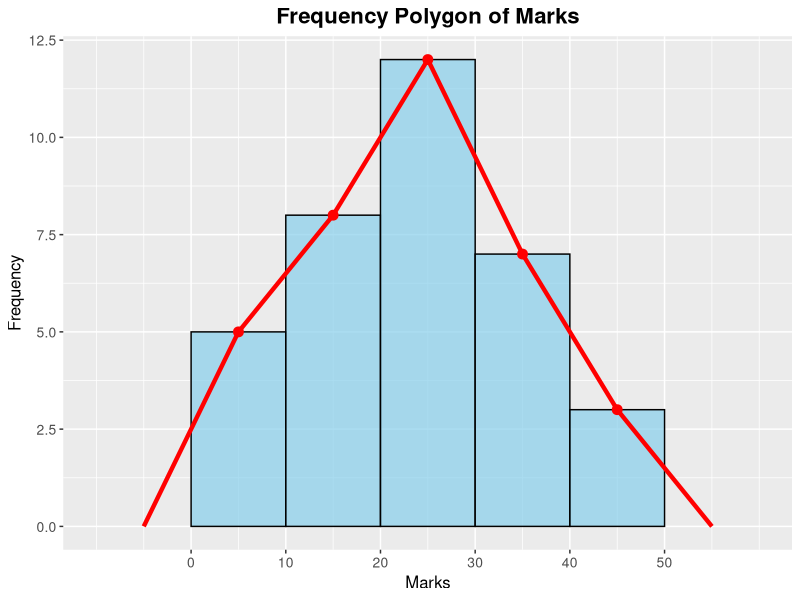
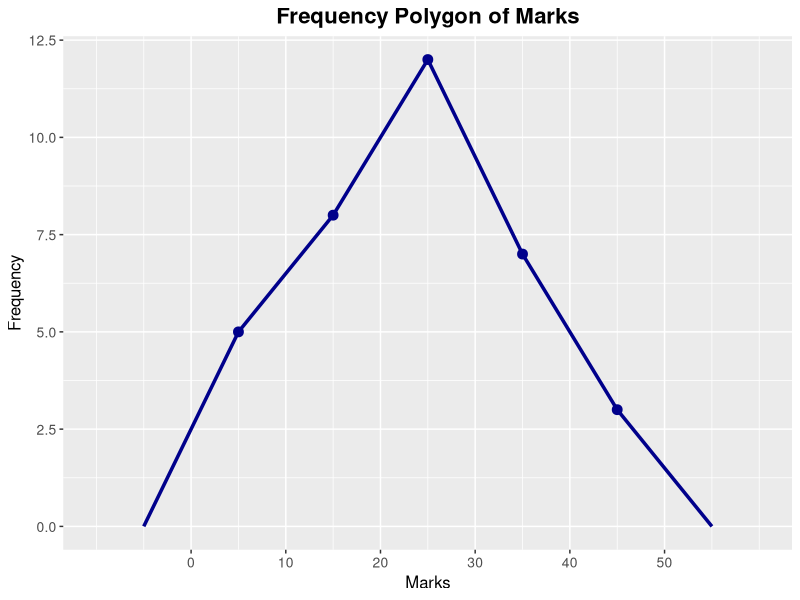
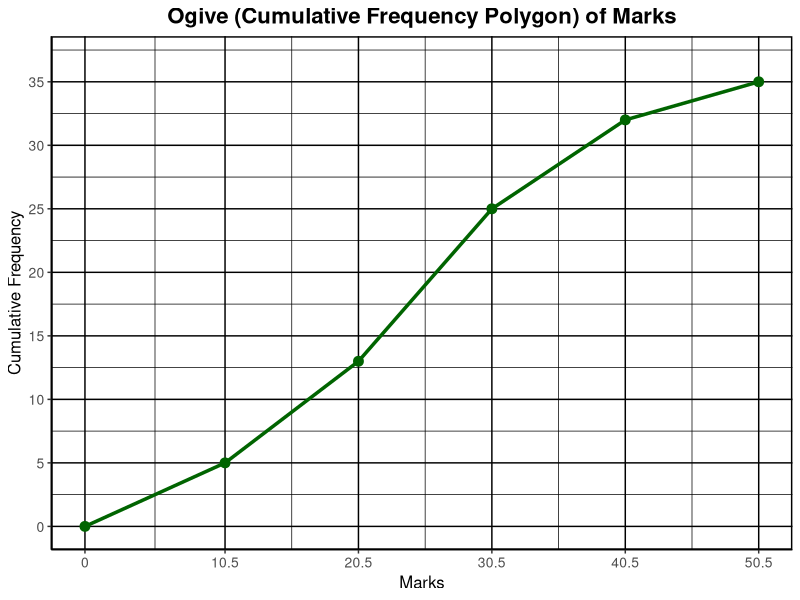

Write R code to recreate these figures, in order.
## ---- chunk 1
library(ggplot2)
library(dplyr)

# 1. Define the data (using the "Marks" data from earlier)
# We need to create a dataset of individual observations to correctly build the histogram.
# Let's assume the midpoints of the intervals for generating the data.
# Alternatively, we can manually create data points that fall into these bins.

# Option 1: Manually create data points based on frequencies
# This is a bit more robust for exact reproduction of the frequency table
marks_data_raw <- c(
  rep(5, 5),    # 5 observations in 0-10 range (using midpoint 5)
  rep(15, 8),   # 8 observations in 11-20 range (using midpoint 15)
  rep(25, 12),  # 12 observations in 21-30 range (using midpoint 25)
  rep(35, 7),   # 7 observations in 31-40 range (using midpoint 35)
  rep(45, 3)    # 3 observations in 41-50 range (using midpoint 45)
)

# Create a data frame
df_marks <- data.frame(Marks = marks_data_raw)

# Define the breaks for the histogram and frequency polygon
# These should align with your intervals' boundaries.
# For intervals like 0-10, 11-20, etc., the actual bins would be 0-10.5, 10.5-20.5 etc.
# Let's use clean breaks for the plot for simplicity and visual clarity.
# Assuming intervals are inclusive lower, exclusive upper for binning.
# Or, if they are like 0-10, 11-20, then 10.5, 20.5 are the boundaries.
# For simplicity, let's assume the bins are 0-10, 10-20, 20-30, etc. for plotting.
# We'll set breaks at 0, 10, 20, 30, 40, 50.
bin_breaks <- seq(0, 50, by = 10)

# Calculate midpoints for the frequency polygon (for the line plot)
# The midpoints should correspond to the center of each bin
midpoints <- (bin_breaks[-length(bin_breaks)] + bin_breaks[-1]) / 2

# Calculate frequencies for the frequency polygon (for the line plot)
# This part is a bit tricky with ggplot2's `geom_freqpoly` as it calculates frequencies itself.
# To ensure the frequency polygon aligns with the histogram, we let ggplot do the binning.

# Create the histogram with frequency polygon overlay
ggplot(df_marks, aes(x = Marks)) +
  # Histogram layer
  geom_histogram(binwidth = 10, # Match the interval width
                 breaks = bin_breaks, # Ensure bins align with intervals
                 fill = "skyblue",
                 color = "black",
                 alpha = 0.7) +
  # Frequency polygon layer
  geom_freqpoly(binwidth = 10, # Must match histogram's binwidth
                breaks = bin_breaks, # Must match histogram's breaks
                color = "red",
                size = 1.5) + # Thicker line for visibility
  # Add points at the top of each frequency polygon segment
  stat_bin(binwidth = 10, breaks = bin_breaks, geom = "point", color = "red", size = 3) +
  
  # Labels and Title
  labs(title = "Frequency Polygon of Marks",
       x = "Marks",
       y = "Frequency") +
  
  # Customize theme for better aesthetics
  theme(plot.title = element_text(hjust = 0.5, face = "bold", size = 16),
        axis.title = element_text(size = 12),
        axis.text = element_text(size = 10)) +
  
  # Set x-axis breaks to match interval boundaries
  scale_x_continuous(breaks = bin_breaks,
                     labels = c("0", "10", "20", "30", "40", "50")) +
  
  # Ensure y-axis starts at 0
  expand_limits(y = 0)
## ---- chunk 2
library(ggplot2)
library(dplyr)

# Recreate the data from the frequency table
marks_data_raw <- c(
  rep(5, 5),    # 5 observations in 0-10 range (using midpoint 5)
  rep(15, 8),   # 8 observations in 11-20 range (using midpoint 15)
  rep(25, 12),  # 12 observations in 21-30 range (using midpoint 25)
  rep(35, 7),   # 7 observations in 31-40 range (using midpoint 35)
  rep(45, 3)    # 3 observations in 41-50 range (using midpoint 45)
)

# Create a data frame
df_marks <- data.frame(Marks = marks_data_raw)

# Define the breaks for the frequency polygon (must match the bins)
bin_breaks <- seq(0, 50, by = 10)

# Create the frequency polygon plot without the histogram
ggplot(df_marks, aes(x = Marks)) +
  # Frequency polygon layer
  geom_freqpoly(binwidth = 10, # Must match the bin interval width
                breaks = bin_breaks, # Ensure bins align with intervals
                color = "darkblue",
                size = 1.2) + # Thicker line for visibility
  # Add points at the top of each frequency polygon segment
  stat_bin(binwidth = 10, breaks = bin_breaks, geom = "point", color = "darkblue", size = 3) +
  
  # Labels and Title
  labs(title = "Frequency Polygon of Marks",
       x = "Marks",
       y = "Frequency") +
  
  # Customize theme for better aesthetics
  theme(plot.title = element_text(hjust = 0.5, face = "bold", size = 16),
        axis.title = element_text(size = 12),
        axis.text = element_text(size = 10)) +
  
  # Set x-axis breaks to match interval boundaries
  scale_x_continuous(breaks = bin_breaks,
                     labels = c("0", "10", "20", "30", "40", "50")) +
  
  # Ensure y-axis starts at 0 for proper representation of frequencies
  expand_limits(y = 0)
## ---- chunk 3
library(ggplot2)
library(dplyr)

# 1. Define the data for intervals, frequencies, and calculate cumulative frequencies
# Using the upper class boundaries for the x-axis of the ogive.
# Assuming intervals 0-10, 11-20, etc., the upper true limits are 10.5, 20.5 etc.
# The initial point for the ogive is (lower boundary of first class, 0 cumulative frequency).
# Assuming the lowest possible mark is 0, so the first boundary starts effectively at 0.

marks_upper_boundaries <- c(0, 10.5, 20.5, 30.5, 40.5, 50.5)
frequencies <- c(0, 5, 8, 12, 7, 3) # Add 0 for the starting point

# Calculate cumulative frequencies
cumulative_frequencies <- cumsum(frequencies)

# Create a data frame for plotting the Ogive
ogive_data <- data.frame(
  Marks = marks_upper_boundaries,
  CumulativeFrequency = cumulative_frequencies
)

# Create the Ogive plot
ggplot(ogive_data, aes(x = Marks, y = CumulativeFrequency)) +
  geom_line(color = "darkgreen", size = 1.2) + # Line for the ogive
  geom_point(color = "darkgreen", size = 3) +  # Points at each data point
  
  # Removed geom_text() to remove value labels from points
  
  # Labels and Title
  labs(title = "Ogive (Cumulative Frequency Polygon) of Marks",
       x = "Marks", # X-axis label as 'Marks'
       y = "Cumulative Frequency") +
  
  # Set specific x-axis breaks for clarity
  scale_x_continuous(breaks = marks_upper_boundaries,
                     labels = c("0", "10.5", "20.5", "30.5", "40.5", "50.5")) +
  
  # Set specific y-axis breaks for cumulative frequency
  scale_y_continuous(breaks = seq(0, max(cumulative_frequencies), by = 5),
                     limits = c(0, max(cumulative_frequencies) * 1.05)) + # Adjust limits back as no text labels
  
  # Ensure y-axis starts at 0
  expand_limits(y = 0) +
  
  # Apply a base theme and then explicitly add clear black grid lines
  theme_classic() + # Keeping classic for clean axes, but customizing grids
  theme(
    plot.title = element_text(hjust = 0.5, face = "bold", size = 16),
    axis.title = element_text(size = 12),
    axis.text = element_text(size = 10),
    
    # Explicitly show major grid lines as black and solid
    panel.grid.major = element_line(color = "black", size = 0.5, linetype = "solid"),
    # Explicitly show minor grid lines as black and solid (thinner)
    panel.grid.minor = element_line(color = "black", size = 0.25, linetype = "solid"),
    
    # Ensure background is white and add a black border to the panel to create "square boxes"
    panel.background = element_rect(fill = "white", colour = "black", linewidth = 1), # 'size' changed to 'linewidth' in newer ggplot2
    plot.background = element_rect(fill = "white", colour = NA) # No border for plot background
  )
